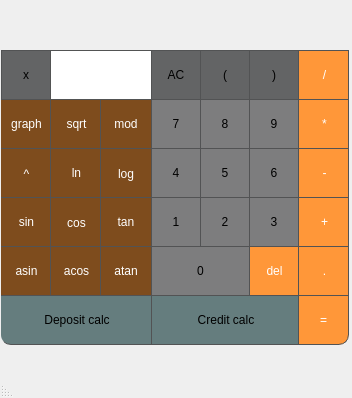
<?xml version="1.0" encoding="UTF-8"?>
<ui version="4.0">
 <class>MainWindow</class>
 <widget class="QMainWindow" name="MainWindow">
  <property name="geometry">
   <rect>
    <x>0</x>
    <y>0</y>
    <width>352</width>
    <height>398</height>
   </rect>
  </property>
  <property name="windowTitle">
   <string>MainWindow</string>
  </property>
  <property name="layoutDirection">
   <enum>Qt::RightToLeft</enum>
  </property>
  <widget class="QWidget" name="centralwidget">
   <widget class="QPushButton" name="pushButton_dot">
    <property name="geometry">
     <rect>
      <x>299</x>
      <y>246</y>
      <width>50</width>
      <height>50</height>
     </rect>
    </property>
    <property name="minimumSize">
     <size>
      <width>50</width>
      <height>50</height>
     </size>
    </property>
    <property name="styleSheet">
     <string notr="true">QPushButton {

	background-color: rgb(255, 151, 57);
	border: 1px solid rgb(82, 83, 84);
	border-left: none;
	color: white;

}
QPushButton:hover {
	background-color: rgb(255, 171, 57);
}
QPushButton:pressed {
	background-color: qlineargradient(x1: 0, y1: 0, x2: 0, y2: 1, stop: 0 #FF7832, stop: 1 #FF9739);
}
</string>
    </property>
    <property name="text">
     <string>.</string>
    </property>
   </widget>
   <widget class="QPushButton" name="pushButton_x">
    <property name="geometry">
     <rect>
      <x>1</x>
      <y>50</y>
      <width>50</width>
      <height>50</height>
     </rect>
    </property>
    <property name="styleSheet">
     <string notr="true">QPushButton {
	background-color: rgb(99, 100, 101);
	border-bottom: none;
	border: 1px solid rgb(82, 83, 84);
}
QPushButton:hover {
	background-color: black;
}
QPushButton:pressed {
	background-color: qlineargradient(x1: 0, y1: 0, x2: 0, y2: 1, stop: 0 #BEBEBE, stop: 1 #D7D7D7);
}
</string>
    </property>
    <property name="text">
     <string>x</string>
    </property>
   </widget>
   <widget class="QPushButton" name="pushButton_log">
    <property name="geometry">
     <rect>
      <x>101</x>
      <y>148</y>
      <width>50</width>
      <height>50</height>
     </rect>
    </property>
    <property name="styleSheet">
     <string notr="true">QPushButton {
	background-color: rgb(126, 76, 29);
	border: 1px solid rgb(82, 83, 84);
	color: white;
	border-left: none;
	border-right: none;	border-bottom: none;

}
QPushButton:hover {
	background-color: rgb(255, 171, 57);
}
QPushButton:pressed {
	background-color: qlineargradient(x1: 0, y1: 0, x2: 0, y2: 1, stop: 0 #FF7832, stop: 1 #FF9739);
}
</string>
    </property>
    <property name="text">
     <string>log</string>
    </property>
   </widget>
   <widget class="QPushButton" name="pushButton_credit">
    <property name="geometry">
     <rect>
      <x>152</x>
      <y>295</y>
      <width>147</width>
      <height>50</height>
     </rect>
    </property>
    <property name="styleSheet">
     <string notr="true">QPushButton {
	background-color: rgb(101, 125, 126);
	border: 1px solid rgb(82, 83, 84);
	border-left: none;
	
}
QPushButton:pressed {
	background-color: qlineargradient(x1: 0, y1: 0, x2: 0, y2: 1, stop: 0 #BEBEBE, stop: 1 #D7D7D7);
}
</string>
    </property>
    <property name="text">
     <string>Credit calc</string>
    </property>
   </widget>
   <widget class="QPushButton" name="pushButton_del">
    <property name="geometry">
     <rect>
      <x>249</x>
      <y>246</y>
      <width>50</width>
      <height>50</height>
     </rect>
    </property>
    <property name="styleSheet">
     <string notr="true">QPushButton {
	background-color: rgb(101, 125, 126);
	background-color: rgb(255, 151, 57);
	color: white;
	border: 1px solid rgb(82, 83, 84);
	border-left: none;
}
QPushButton:pressed {
	background-color: qlineargradient(x1: 0, y1: 0, x2: 0, y2: 1, stop: 0 #BEBEBE, stop: 1 #D7D7D7);
}
</string>
    </property>
    <property name="text">
     <string>del</string>
    </property>
   </widget>
   <widget class="QPushButton" name="pushButton_pow">
    <property name="geometry">
     <rect>
      <x>1</x>
      <y>148</y>
      <width>50</width>
      <height>50</height>
     </rect>
    </property>
    <property name="styleSheet">
     <string notr="true">QPushButton {
	background-color: rgb(126, 76, 29);
	border: 1px solid rgb(82, 83, 84);
	color: white;
	border-left: none;	border-bottom: none;

}
QPushButton:hover {
	background-color: rgb(255, 171, 57);
}
QPushButton:pressed {
	background-color: qlineargradient(x1: 0, y1: 0, x2: 0, y2: 1, stop: 0 #FF7832, stop: 1 #FF9739);
}
</string>
    </property>
    <property name="text">
     <string>^</string>
    </property>
   </widget>
   <widget class="QPushButton" name="pushButton_graph">
    <property name="geometry">
     <rect>
      <x>1</x>
      <y>99</y>
      <width>50</width>
      <height>50</height>
     </rect>
    </property>
    <property name="styleSheet">
     <string notr="true">QPushButton {
	background-color: rgb(126, 76, 29);
	border: 1px solid rgb(82, 83, 84);
	color: white;
	border-left: none;

}
QPushButton:hover {
	background-color: rgb(255, 171, 57);
}
QPushButton:pressed {
	background-color: qlineargradient(x1: 0, y1: 0, x2: 0, y2: 1, stop: 0 #FF7832, stop: 1 #FF9739);
}
</string>
    </property>
    <property name="text">
     <string>graph</string>
    </property>
   </widget>
   <widget class="QPushButton" name="pushButton_7">
    <property name="geometry">
     <rect>
      <x>151</x>
      <y>99</y>
      <width>50</width>
      <height>50</height>
     </rect>
    </property>
    <property name="minimumSize">
     <size>
      <width>50</width>
      <height>50</height>
     </size>
    </property>
    <property name="styleSheet">
     <string notr="true">QPushButton {
	background-color: rgb(125, 125, 126);
	border: 1px solid rgb(82, 83, 84);
}
QPushButton:pressed {
	background-color: qlineargradient(x1: 0, y1: 0, x2: 0, y2: 1, stop: 0 #dadbde, stop: 1 #f6f7fa);
}
</string>
    </property>
    <property name="text">
     <string>7</string>
    </property>
   </widget>
   <widget class="QPushButton" name="pushButton_5">
    <property name="geometry">
     <rect>
      <x>200</x>
      <y>148</y>
      <width>50</width>
      <height>50</height>
     </rect>
    </property>
    <property name="minimumSize">
     <size>
      <width>50</width>
      <height>50</height>
     </size>
    </property>
    <property name="styleSheet">
     <string notr="true">QPushButton {
	background-color: rgb(125, 125, 126);
	border: 1px solid rgb(82, 83, 84);
}
QPushButton:pressed {
	background-color: qlineargradient(x1: 0, y1: 0, x2: 0, y2: 1, stop: 0 #dadbde, stop: 1 #f6f7fa);
}
</string>
    </property>
    <property name="text">
     <string>5</string>
    </property>
   </widget>
   <widget class="QPushButton" name="pushButton_mod">
    <property name="geometry">
     <rect>
      <x>101</x>
      <y>98</y>
      <width>50</width>
      <height>50</height>
     </rect>
    </property>
    <property name="autoFillBackground">
     <bool>false</bool>
    </property>
    <property name="styleSheet">
     <string notr="true">QPushButton {
	background-color: rgb(126, 76, 29);
	border: 1px solid rgb(82, 83, 84);
	color: white;
	border-left: none;
	border-right: none;
	border-bottom: none;

}
QPushButton:hover {
	background-color: rgb(255, 171, 57);
}
QPushButton:pressed {
	background-color: qlineargradient(x1: 0, y1: 0, x2: 0, y2: 1, stop: 0 #FF7832, stop: 1 #FF9739);
}
</string>
    </property>
    <property name="text">
     <string>mod</string>
    </property>
   </widget>
   <widget class="QPushButton" name="pushButton_plus">
    <property name="geometry">
     <rect>
      <x>299</x>
      <y>197</y>
      <width>50</width>
      <height>50</height>
     </rect>
    </property>
    <property name="minimumSize">
     <size>
      <width>50</width>
      <height>50</height>
     </size>
    </property>
    <property name="styleSheet">
     <string notr="true">QPushButton {
	background-color: rgb(255, 151, 57);
	border: 1px solid rgb(82, 83, 84);
	color: white;
	border-left: none;

}
QPushButton:hover {
	background-color: rgb(255, 171, 57);
}
QPushButton:pressed {
	background-color: qlineargradient(x1: 0, y1: 0, x2: 0, y2: 1, stop: 0 #FF7832, stop: 1 #FF9739);
}
</string>
    </property>
    <property name="text">
     <string>+</string>
    </property>
   </widget>
   <widget class="QPushButton" name="pushButton_3">
    <property name="geometry">
     <rect>
      <x>249</x>
      <y>197</y>
      <width>50</width>
      <height>50</height>
     </rect>
    </property>
    <property name="minimumSize">
     <size>
      <width>50</width>
      <height>50</height>
     </size>
    </property>
    <property name="styleSheet">
     <string notr="true">QPushButton {
	background-color: rgb(125, 125, 126);
	border: 1px solid rgb(82, 83, 84);
}
QPushButton:pressed {
	background-color: qlineargradient(x1: 0, y1: 0, x2: 0, y2: 1, stop: 0 #dadbde, stop: 1 #f6f7fa);
}
</string>
    </property>
    <property name="text">
     <string>3</string>
    </property>
   </widget>
   <widget class="QPushButton" name="pushButton_deposit">
    <property name="geometry">
     <rect>
      <x>1</x>
      <y>295</y>
      <width>151</width>
      <height>50</height>
     </rect>
    </property>
    <property name="styleSheet">
     <string notr="true">QPushButton {
	background-color: rgb(101, 125, 126);
	border: 1px solid rgb(82, 83, 84);
	border-left: none;
	border-bottom-left-radius: 10px;
}
QPushButton:pressed {
	background-color: qlineargradient(x1: 0, y1: 0, x2: 0, y2: 1, stop: 0 #BEBEBE, stop: 1 #D7D7D7);
}
</string>
    </property>
    <property name="text">
     <string>Deposit calc</string>
    </property>
   </widget>
   <widget class="QPushButton" name="pushButton_bracketRight">
    <property name="geometry">
     <rect>
      <x>249</x>
      <y>50</y>
      <width>50</width>
      <height>50</height>
     </rect>
    </property>
    <property name="minimumSize">
     <size>
      <width>50</width>
      <height>50</height>
     </size>
    </property>
    <property name="styleSheet">
     <string notr="true">QPushButton {
	background-color: rgb(99, 100, 101);
	
	border: 1px solid rgb(82, 83, 84);
}
QPushButton:pressed {
	background-color: qlineargradient(x1: 0, y1: 0, x2: 0, y2: 1, stop: 0 #BEBEBE, stop: 1 #D7D7D7);
}
</string>
    </property>
    <property name="text">
     <string>)</string>
    </property>
   </widget>
   <widget class="QPushButton" name="pushButton_cos">
    <property name="geometry">
     <rect>
      <x>51</x>
      <y>197</y>
      <width>50</width>
      <height>51</height>
     </rect>
    </property>
    <property name="styleSheet">
     <string notr="true">QPushButton {
	background-color: rgb(126, 76, 29);
	border: 1px solid rgb(82, 83, 84);
	color: white;
	border-left: none;

}
QPushButton:hover {
	background-color: rgb(255, 171, 57);
}
QPushButton:pressed {
	background-color: qlineargradient(x1: 0, y1: 0, x2: 0, y2: 1, stop: 0 #FF7832, stop: 1 #FF9739);
}
</string>
    </property>
    <property name="text">
     <string>cos</string>
    </property>
   </widget>
   <widget class="QPushButton" name="pushButton_0">
    <property name="geometry">
     <rect>
      <x>151</x>
      <y>246</y>
      <width>99</width>
      <height>50</height>
     </rect>
    </property>
    <property name="minimumSize">
     <size>
      <width>50</width>
      <height>50</height>
     </size>
    </property>
    <property name="styleSheet">
     <string notr="true">QPushButton {
	background-color: rgb(125, 125, 126);
	border: 1px solid rgb(82, 83, 84);
}
QPushButton:pressed {
	background-color: qlineargradient(x1: 0, y1: 0, x2: 0, y2: 1, stop: 0 #dadbde, stop: 1 #f6f7fa);
}
</string>
    </property>
    <property name="text">
     <string>0</string>
    </property>
   </widget>
   <widget class="QPushButton" name="pushButton_bracketLeft">
    <property name="geometry">
     <rect>
      <x>200</x>
      <y>50</y>
      <width>50</width>
      <height>50</height>
     </rect>
    </property>
    <property name="minimumSize">
     <size>
      <width>50</width>
      <height>50</height>
     </size>
    </property>
    <property name="styleSheet">
     <string notr="true">QPushButton {
	background-color: rgb(99, 100, 101);
	
	border: 1px solid rgb(82, 83, 84);
}
QPushButton:pressed {
	background-color: qlineargradient(x1: 0, y1: 0, x2: 0, y2: 1, stop: 0 #BEBEBE, stop: 1 #D7D7D7);
}
</string>
    </property>
    <property name="text">
     <string>(</string>
    </property>
   </widget>
   <widget class="QPushButton" name="pushButton_minus">
    <property name="geometry">
     <rect>
      <x>299</x>
      <y>147</y>
      <width>50</width>
      <height>51</height>
     </rect>
    </property>
    <property name="minimumSize">
     <size>
      <width>50</width>
      <height>50</height>
     </size>
    </property>
    <property name="styleSheet">
     <string notr="true">QPushButton {
	background-color: rgb(255, 151, 57);
	border: 1px solid rgb(82, 83, 84);
	color: white;
	border-left: none;

}
QPushButton:hover {
	background-color: rgb(255, 171, 57);
}
QPushButton:pressed {
	background-color: qlineargradient(x1: 0, y1: 0, x2: 0, y2: 1, stop: 0 #FF7832, stop: 1 #FF9739);
}
</string>
    </property>
    <property name="text">
     <string>-</string>
    </property>
   </widget>
   <widget class="QPushButton" name="pushButton_tan">
    <property name="geometry">
     <rect>
      <x>101</x>
      <y>197</y>
      <width>50</width>
      <height>50</height>
     </rect>
    </property>
    <property name="styleSheet">
     <string notr="true">QPushButton {
	background-color: rgb(126, 76, 29);
	border: 1px solid rgb(82, 83, 84);
	color: white;
	border-left: none;
	border-right: none;

}
QPushButton:hover {
	background-color: rgb(255, 171, 57);
}
QPushButton:pressed {
	background-color: qlineargradient(x1: 0, y1: 0, x2: 0, y2: 1, stop: 0 #FF7832, stop: 1 #FF9739);
}
</string>
    </property>
    <property name="text">
     <string>tan</string>
    </property>
   </widget>
   <widget class="QPushButton" name="pushButton_sin">
    <property name="geometry">
     <rect>
      <x>1</x>
      <y>197</y>
      <width>50</width>
      <height>50</height>
     </rect>
    </property>
    <property name="styleSheet">
     <string notr="true">QPushButton {
	background-color: rgb(126, 76, 29);
	border: 1px solid rgb(82, 83, 84);
	color: white;
	border-left: none;

}
QPushButton:hover {
	background-color: rgb(255, 171, 57);
}
QPushButton:pressed {
	background-color: qlineargradient(x1: 0, y1: 0, x2: 0, y2: 1, stop: 0 #FF7832, stop: 1 #FF9739);
}
</string>
    </property>
    <property name="text">
     <string>sin</string>
    </property>
   </widget>
   <widget class="QPushButton" name="pushButton_1">
    <property name="geometry">
     <rect>
      <x>151</x>
      <y>197</y>
      <width>50</width>
      <height>50</height>
     </rect>
    </property>
    <property name="minimumSize">
     <size>
      <width>50</width>
      <height>50</height>
     </size>
    </property>
    <property name="styleSheet">
     <string notr="true">QPushButton {
	background-color: rgb(125, 125, 126);
	border: 1px solid rgb(82, 83, 84);
}
QPushButton:pressed {
	background-color: qlineargradient(x1: 0, y1: 0, x2: 0, y2: 1, stop: 0 #dadbde, stop: 1 #f6f7fa);
}
</string>
    </property>
    <property name="text">
     <string>1</string>
    </property>
   </widget>
   <widget class="QPushButton" name="pushButton_8">
    <property name="geometry">
     <rect>
      <x>200</x>
      <y>99</y>
      <width>50</width>
      <height>50</height>
     </rect>
    </property>
    <property name="minimumSize">
     <size>
      <width>50</width>
      <height>50</height>
     </size>
    </property>
    <property name="styleSheet">
     <string notr="true">QPushButton {
	background-color: rgb(125, 125, 126);
	border: 1px solid rgb(82, 83, 84);
}
QPushButton:pressed {
	background-color: qlineargradient(x1: 0, y1: 0, x2: 0, y2: 1, stop: 0 #dadbde, stop: 1 #f6f7fa);
}
</string>
    </property>
    <property name="text">
     <string>8</string>
    </property>
   </widget>
   <widget class="QPushButton" name="pushButton_mult">
    <property name="geometry">
     <rect>
      <x>299</x>
      <y>99</y>
      <width>50</width>
      <height>50</height>
     </rect>
    </property>
    <property name="minimumSize">
     <size>
      <width>50</width>
      <height>50</height>
     </size>
    </property>
    <property name="styleSheet">
     <string notr="true">QPushButton {
	background-color: rgb(255, 151, 57);
	border: 1px solid rgb(82, 83, 84);
	color: white;
	border-left: none;

}
QPushButton:hover {
	background-color: rgb(255, 171, 57);
}
QPushButton:pressed {
	background-color: qlineargradient(x1: 0, y1: 0, x2: 0, y2: 1, stop: 0 #FF7832, stop: 1 #FF9739);
}
</string>
    </property>
    <property name="text">
     <string>*</string>
    </property>
   </widget>
   <widget class="QPushButton" name="pushButton_2">
    <property name="geometry">
     <rect>
      <x>200</x>
      <y>197</y>
      <width>50</width>
      <height>50</height>
     </rect>
    </property>
    <property name="minimumSize">
     <size>
      <width>50</width>
      <height>50</height>
     </size>
    </property>
    <property name="styleSheet">
     <string notr="true">QPushButton {
	background-color: rgb(125, 125, 126);
	border: 1px solid rgb(82, 83, 84);
}
QPushButton:pressed {
	background-color: qlineargradient(x1: 0, y1: 0, x2: 0, y2: 1, stop: 0 #dadbde, stop: 1 #f6f7fa);
}
</string>
    </property>
    <property name="text">
     <string>2</string>
    </property>
   </widget>
   <widget class="QLabel" name="result_show">
    <property name="geometry">
     <rect>
      <x>1</x>
      <y>-1</y>
      <width>348</width>
      <height>51</height>
     </rect>
    </property>
    <property name="minimumSize">
     <size>
      <width>0</width>
      <height>50</height>
     </size>
    </property>
    <property name="styleSheet">
     <string notr="true">background-color: rgb(37, 37, 38);
border: 1px solid rgb(82, 83, 84);
border-bottom: none;
color: white;
font-size: 20px;
border-top-right-radius: 10px;
border-top-left-radius: 10px;
QLabel {
	qproperty-alignment: 'AlignVCenter | AlignRight';
	borde-bottomr: none;
}


</string>
    </property>
    <property name="text">
     <string/>
    </property>
    <property name="alignment">
     <set>Qt::AlignRight|Qt::AlignTrailing|Qt::AlignVCenter</set>
    </property>
   </widget>
   <widget class="QPushButton" name="pushButton_4">
    <property name="geometry">
     <rect>
      <x>151</x>
      <y>148</y>
      <width>50</width>
      <height>50</height>
     </rect>
    </property>
    <property name="minimumSize">
     <size>
      <width>50</width>
      <height>50</height>
     </size>
    </property>
    <property name="styleSheet">
     <string notr="true">QPushButton {
	background-color: rgb(125, 125, 126);
	border: 1px solid rgb(82, 83, 84);
}
QPushButton:pressed {
	background-color: qlineargradient(x1: 0, y1: 0, x2: 0, y2: 1, stop: 0 #dadbde, stop: 1 #f6f7fa);
}
</string>
    </property>
    <property name="text">
     <string>4</string>
    </property>
   </widget>
   <widget class="QPushButton" name="pushButton_acos">
    <property name="geometry">
     <rect>
      <x>51</x>
      <y>246</y>
      <width>50</width>
      <height>50</height>
     </rect>
    </property>
    <property name="styleSheet">
     <string notr="true">QPushButton {
	background-color: rgb(126, 76, 29);
	border: 1px solid rgb(82, 83, 84);
	color: white;
	border-left: none;

}
QPushButton:hover {
	background-color: rgb(255, 171, 57);
}
QPushButton:pressed {
	background-color: qlineargradient(x1: 0, y1: 0, x2: 0, y2: 1, stop: 0 #FF7832, stop: 1 #FF9739);
}
</string>
    </property>
    <property name="text">
     <string>acos</string>
    </property>
   </widget>
   <widget class="QPushButton" name="pushButton_equal">
    <property name="geometry">
     <rect>
      <x>298</x>
      <y>295</y>
      <width>51</width>
      <height>50</height>
     </rect>
    </property>
    <property name="minimumSize">
     <size>
      <width>50</width>
      <height>50</height>
     </size>
    </property>
    <property name="styleSheet">
     <string notr="true">QPushButton {
	background-color: rgb(101, 125, 126);
	background-color: rgb(255, 151, 57);
	border: 1px solid rgb(82, 83, 84);
	color: white;
	border-bottom-right-radius: 10px;
}
QPushButton:pressed {
	background-color: qlineargradient(x1: 0, y1: 0, x2: 0, y2: 1, stop: 0 #BEBEBE, stop: 1 #D7D7D7);
}
</string>
    </property>
    <property name="text">
     <string>=</string>
    </property>
   </widget>
   <widget class="QPushButton" name="pushButton_atan">
    <property name="geometry">
     <rect>
      <x>101</x>
      <y>246</y>
      <width>50</width>
      <height>50</height>
     </rect>
    </property>
    <property name="styleSheet">
     <string notr="true">QPushButton {
	background-color: rgb(126, 76, 29);
	border: 1px solid rgb(82, 83, 84);
	color: white;
	border-left: none;
	border-right: none;

}
QPushButton:hover {
	background-color: rgb(255, 171, 57);
}
QPushButton:pressed {
	background-color: qlineargradient(x1: 0, y1: 0, x2: 0, y2: 1, stop: 0 #FF7832, stop: 1 #FF9739);
}
</string>
    </property>
    <property name="text">
     <string>atan</string>
    </property>
   </widget>
   <widget class="QPushButton" name="pushButton_asin">
    <property name="geometry">
     <rect>
      <x>1</x>
      <y>246</y>
      <width>50</width>
      <height>50</height>
     </rect>
    </property>
    <property name="styleSheet">
     <string notr="true">QPushButton {
	background-color: rgb(126, 76, 29);
	border: 1px solid rgb(82, 83, 84);
	color: white;
	border-left: none;
	

}
QPushButton:hover {
	background-color: rgb(255, 171, 57);
}
QPushButton:pressed {
	background-color: qlineargradient(x1: 0, y1: 0, x2: 0, y2: 1, stop: 0 #FF7832, stop: 1 #FF9739);
}
</string>
    </property>
    <property name="text">
     <string>asin</string>
    </property>
   </widget>
   <widget class="QPushButton" name="pushButton_9">
    <property name="geometry">
     <rect>
      <x>249</x>
      <y>99</y>
      <width>50</width>
      <height>50</height>
     </rect>
    </property>
    <property name="minimumSize">
     <size>
      <width>50</width>
      <height>50</height>
     </size>
    </property>
    <property name="styleSheet">
     <string notr="true">QPushButton {
	background-color: rgb(125, 125, 126);
	border: 1px solid rgb(82, 83, 84);
}
QPushButton:pressed {
	background-color: qlineargradient(x1: 0, y1: 0, x2: 0, y2: 1, stop: 0 #dadbde, stop: 1 #f6f7fa);
}
</string>
    </property>
    <property name="text">
     <string>9</string>
    </property>
   </widget>
   <widget class="QPushButton" name="pushButton_clean">
    <property name="geometry">
     <rect>
      <x>151</x>
      <y>50</y>
      <width>50</width>
      <height>50</height>
     </rect>
    </property>
    <property name="minimumSize">
     <size>
      <width>50</width>
      <height>50</height>
     </size>
    </property>
    <property name="styleSheet">
     <string notr="true">QPushButton {
	background-color: rgb(99, 100, 101);
	border: 1px solid rgb(82, 83, 84);
}
QPushButton:pressed {
	background-color: qlineargradient(x1: 0, y1: 0, x2: 0, y2: 1, stop: 0 #BEBEBE, stop: 1 #D7D7D7);
}
</string>
    </property>
    <property name="text">
     <string>AC</string>
    </property>
   </widget>
   <widget class="QPushButton" name="pushButton_divide">
    <property name="geometry">
     <rect>
      <x>299</x>
      <y>50</y>
      <width>50</width>
      <height>50</height>
     </rect>
    </property>
    <property name="minimumSize">
     <size>
      <width>50</width>
      <height>50</height>
     </size>
    </property>
    <property name="styleSheet">
     <string notr="true">QPushButton {
	background-color: rgb(255, 151, 57);
	border: 1px solid rgb(82, 83, 84);
	color: white;
	border-left: none;

}
QPushButton:hover {
	background-color: rgb(255, 171, 57);
}
QPushButton:pressed {
	background-color: qlineargradient(x1: 0, y1: 0, x2: 0, y2: 1, stop: 0 #FF7832, stop: 1 #FF9739);
}
</string>
    </property>
    <property name="text">
     <string>/</string>
    </property>
   </widget>
   <widget class="QPushButton" name="pushButton_6">
    <property name="geometry">
     <rect>
      <x>249</x>
      <y>148</y>
      <width>50</width>
      <height>50</height>
     </rect>
    </property>
    <property name="minimumSize">
     <size>
      <width>50</width>
      <height>50</height>
     </size>
    </property>
    <property name="styleSheet">
     <string notr="true">QPushButton {
	background-color: rgb(125, 125, 126);
	border: 1px solid rgb(82, 83, 84);
}
QPushButton:pressed {
	background-color: qlineargradient(x1: 0, y1: 0, x2: 0, y2: 1, stop: 0 #dadbde, stop: 1 #f6f7fa);
}
</string>
    </property>
    <property name="text">
     <string>6</string>
    </property>
   </widget>
   <widget class="QPushButton" name="pushButton_sqrt">
    <property name="geometry">
     <rect>
      <x>51</x>
      <y>98</y>
      <width>50</width>
      <height>50</height>
     </rect>
    </property>
    <property name="styleSheet">
     <string notr="true">QPushButton {
	background-color: rgb(126, 76, 29);
	border: 1px solid rgb(82, 83, 84);
	color: white;
	border-left: none;	border-bottom: none;

}
QPushButton:hover {
	background-color: rgb(255, 171, 57);
}
QPushButton:pressed {
	background-color: qlineargradient(x1: 0, y1: 0, x2: 0, y2: 1, stop: 0 #FF7832, stop: 1 #FF9739);
}
</string>
    </property>
    <property name="text">
     <string>sqrt</string>
    </property>
   </widget>
   <widget class="QPushButton" name="pushButton_ln">
    <property name="geometry">
     <rect>
      <x>51</x>
      <y>148</y>
      <width>50</width>
      <height>49</height>
     </rect>
    </property>
    <property name="styleSheet">
     <string notr="true">QPushButton {
	background-color: rgb(126, 76, 29);
	border: 1px solid rgb(82, 83, 84);
	color: white;
	border-left: none;	border-bottom: none;

}
QPushButton:hover {
	background-color: rgb(255, 171, 57);
}
QPushButton:pressed {
	background-color: qlineargradient(x1: 0, y1: 0, x2: 0, y2: 1, stop: 0 #FF7832, stop: 1 #FF9739);
}
</string>
    </property>
    <property name="text">
     <string>ln</string>
    </property>
   </widget>
   <widget class="QLineEdit" name="x_label">
    <property name="geometry">
     <rect>
      <x>50</x>
      <y>50</y>
      <width>101</width>
      <height>50</height>
     </rect>
    </property>
    <property name="layoutDirection">
     <enum>Qt::RightToLeft</enum>
    </property>
    <property name="styleSheet">
     <string notr="true">background-color: white;
color: black;
padding-right: 5px;
border: 1px solid rgb(82, 83, 84);
border-right: none;
font-size: 20px;</string>
    </property>
   </widget>
  </widget>
  <widget class="QMenuBar" name="menubar">
   <property name="geometry">
    <rect>
     <x>0</x>
     <y>0</y>
     <width>352</width>
     <height>24</height>
    </rect>
   </property>
  </widget>
  <widget class="QStatusBar" name="statusbar"/>
 </widget>
 <resources/>
 <connections/>
</ui>
